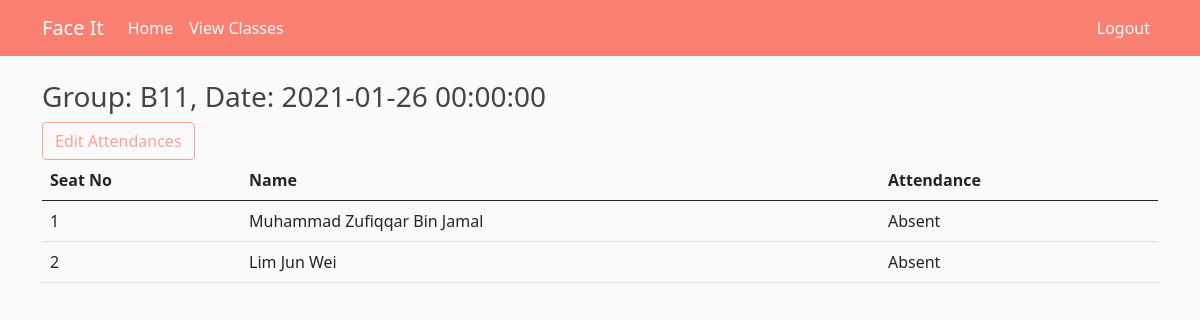
Page /view_attendance/1 (signed in) on the committed database.
### models.py (models this page shows, shortened)
class Indexes(db.Model):
    id = db.Column(db.Integer, primary_key=True)
    indexId = db.Column(db.Integer, nullable=False)
    className = db.Column(db.String(5), nullable=False)
    room = db.Column(db.Integer, nullable=False)
    courseId = db.Column(db.Integer, db.ForeignKey('courses.id'), nullable=False)
    staffInCharged = db.relationship('StaffInCharged', cascade='delete, delete-orphan', backref='index', lazy=True)
    dates = db.relationship('IndexDates', cascade='delete, delete-orphan', backref='index', lazy=True)

class IndexDates(db.Model):
    id = db.Column(db.Integer, primary_key=True)
    date = db.Column(db.DateTime, nullable=False)
    attendance_started = db.Column(db.Boolean, default=False, nullable=False)
    indexId = db.Column(db.Integer, db.ForeignKey('indexes.id'), nullable=False)
    attendance = db.relationship('Attendance', cascade='delete, delete-orphan', backref='indexDate', lazy=True)

class Attendance(db.Model):
    id = db.Column(db.Integer, primary_key=True)
    indexDateId = db.Column(db.Integer, db.ForeignKey('index_dates.id'), nullable=False)
    studentId = db.Column(db.Integer, db.ForeignKey('students.id'), nullable=False)
    seatNo = db.Column(db.Integer, nullable=False)
    attendance = db.Column(db.String(10), default='Absent', nullable=False)   # Absent/Present

class Students(db.Model):
    id = db.Column(db.Integer, primary_key=True)
    name = db.Column(db.String(100), nullable=False)
    matricNo = db.Column(db.String(10), unique=True, nullable=False)
    email = db.Column(db.String(120), unique=True, nullable=False)
    attendances = db.relationship('Attendance', cascade='delete, delete-orphan', backref='student', lazy=True)

### app.py (the view)
@app.route('/view_attendance/<int:class_date_id>')
@login_required
def view_attendance(class_date_id):
    if current_user.role != 'staff':
        flash('You are not authorized to perform this action', 'danger')
        return redirect(url_for('dashboard'))
    prof = True if current_user.staff[0].role == "professor" else False
    dashboard_data = get_dashboard()
    attendances = Attendance.query.filter_by(indexDateId=class_date_id).all()
    attendance_started = IndexDates.query.get(class_date_id).attendance_started
    return render_template('view_attendance.html', dashboard_data=dashboard_data, attendances=attendances,
                           date=attendances[0].indexDate.date, class_name=attendances[0].indexDate.index.className,
                           prof=prof, class_date_id=class_date_id, attendance_started=attendance_started)

### app.py (called while the page is built)
def get_dashboard():
    dashboard_data = values.dashboards['admin'] if current_user.role == 'admin' else \
        values.dashboards['staff']
    return dashboard_data

### models.py (called while the page is built)
@login_manager.user_loader
def load_user(user_id):
    return Users.query.get(int(user_id))

### templates/view_attendance.html
{% extends "layout.html" %}
{% block content %}
    <h3>Group: {{ class_name }}, Date: {{ date }}</h3>
    {% if attendance_started %}
        {% if prof %}
            Stop attendance taking to send email and edit attendances
        {% else %}
            Stop attendance taking to edit attendances
        {% endif %}
    {% else %}
        {% if prof %}
            <a type="button" class="btn btn-outline-salmon" href="/send_absentee_email/{{ class_date_id }}" >Send Absentee Email</a>
            <a type="button" class="btn btn-outline-salmon" href="{{ url_for('edit_attendance', class_date_id=class_date_id) }}">Edit Attendances</a>
        {% else %}
            <a type="button" class="btn btn-outline-salmon" href="{{ url_for('edit_attendance', class_date_id=class_date_id) }}">Edit Attendances</a>
        {% endif %}
    {% endif %}
    <table class="table">
        <thead>
            <tr>
                <th scope="col">Seat No</th>
                <th scope="col">Name</th>
                <th scope="col">Attendance</th>
            </tr>
        </thead>
        <tbody>
            {% for attend in attendances %}
            <tr>
                <td>{{ attend.seatNo }}</td>
                <td>{{ attend.student.name }}</td>
                <td>{{ attend.attendance }}</td>
            </tr>
            {% endfor %}
        </tbody>
    </table>
{% endblock content %}

### static/main.css (style rules this page uses)
body { background: #fafafa; color: #333333; margin-top: 5rem; }
h1, h2, h3, h4, h5, h6 { color: #444444; }
.btn-outline-salmon { color: #fba298; border-color: #fba298; }

### rows in the picture
Indexes: className "B11"
IndexDates: date "2021-01-26 00:00:00"
Attendance: seatNo "1", student.name "Muhammad Zufiqqar Bin Jamal", attendance "Absent"
Attendance: seatNo "2", student.name "Lim Jun Wei", attendance "Absent"

### other values in the picture
{{ dashboard_item.link.content }} "View Classes"
